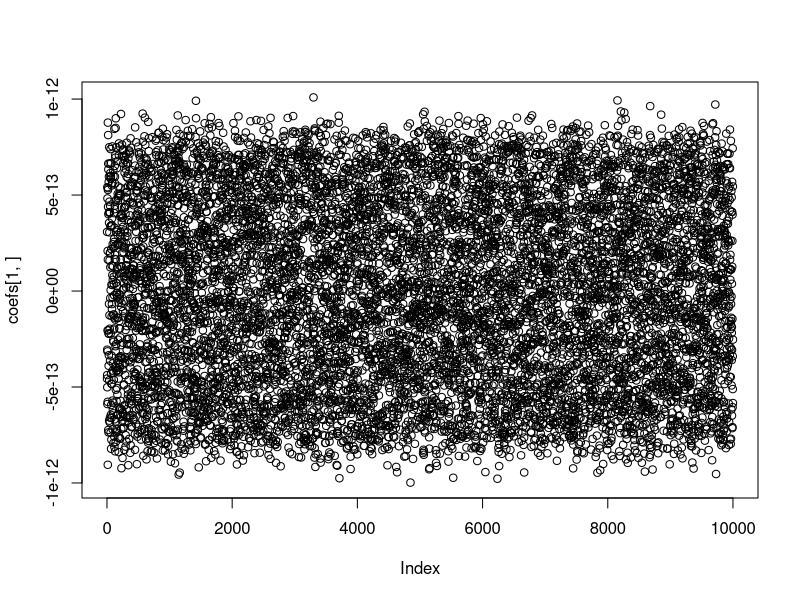
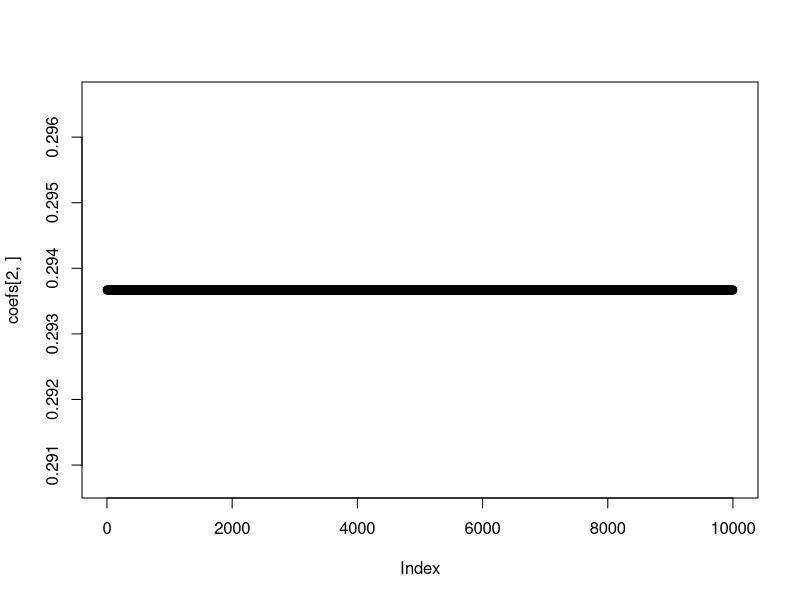
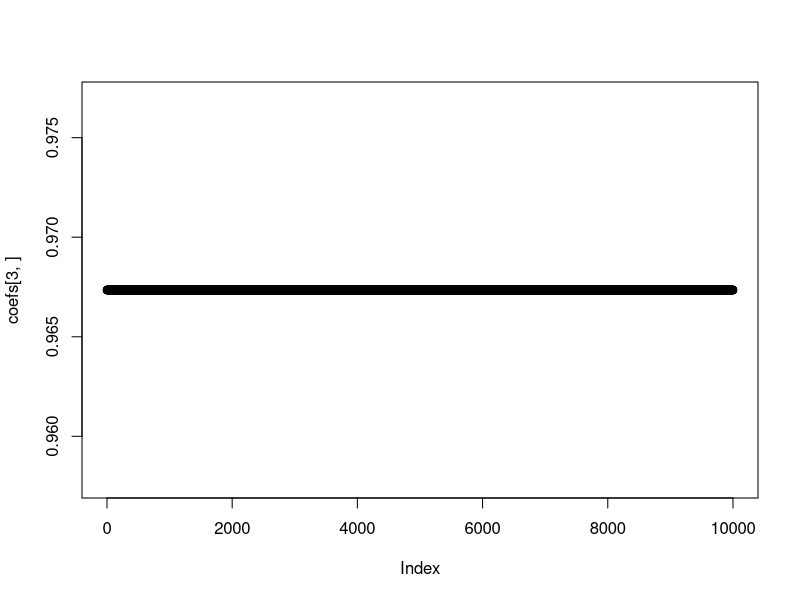

The R source for these figures, in order:
x <- rnorm(1000, 2, 300)
scaled_x <-scale(x)
normed_x <- scaled_x / sqrt(length(x-1))

sum(scaled_x^2) == (length(x) - 1)

all.equal(sum(normed_x^2), 1)


# With help from Claude

## Demonstration: Standardized Parameter Estimates from Different Data Scalings
## This shows how standardized coefficients can be obtained regardless of 
## whether data is raw, standardized (mean=0, sd=1), or normalized (length=1)

set.seed(123)
n <- 100

library(broom)
# Generate raw data
X1 <- rnorm(n, mean = 50, sd = 10)
X2 <- rnorm(n, mean = 100, sd = 20)
y <- 2*X1 + 3*X2 + rnorm(n, mean = 0, sd = 5)

# Create a data frame
data_raw <- data.frame(y = y, X1 = X1, X2 = X2)

# ============================================
# Method 1: Raw data with manual standardization
# ============================================
model_raw <- lm(y ~ X1 + X2, data = data_raw)
coef(model_raw)

# Manually compute standardized coefficients
sd_y <- sd(y)
sd_X1 <- sd(X1)
sd_X2 <- sd(X2)

beta_std_X1 <- coef(model_raw)["X1"] * (sd_X1 / sd_y)
beta_std_X2 <- coef(model_raw)["X2"] * (sd_X2 / sd_y)

cat("\nStandardized coefficients (manual calculation):\n")
cat(sprintf("X1: %.6f\n", beta_std_X1))
cat(sprintf("X2: %.6f\n", beta_std_X2))

# ============================================
# Method 2: Standardized data (mean=0, sd=1)
# ============================================
cat("\n\nMETHOD 2: Standardized Data (mean=0, sd=1)\n")
cat("-------------------------------------------\n")

# Standardize: subtract mean, divide by sd
y_std <- scale(y)
X1_std <- scale(X1)
X2_std <- scale(X2)

data_standardized <- data.frame(y = y_std, X1 = X1_std, X2 = X2_std)

cat("Check standardization:\n")
cat(sprintf("Mean of X1_std: %.10f, SD: %.6f\n", mean(X1_std), sd(X1_std)))
cat(sprintf("Mean of X2_std: %.10f, SD: %.6f\n", mean(X2_std), sd(X2_std)))

model_std <- lm(y ~ X1 + X2, data = data_standardized)
cat("\nCoefficients from standardized data:\n")
# print(coef(model_std))
tidy(model_std)

# ============================================
# Method 3: Normalized data (length=1)
# ============================================
cat("\n\nMETHOD 3: Normalized Data (length=1)\n")
cat("-------------------------------------\n")

# Normalize: divide by L2 norm (length)
# y_norm <- y / sqrt(sum(y^2))
# X1_norm <- X1 / sqrt(sum(X1^2))
# X2_norm <- X2 / sqrt(sum(X2^2))

y_norm <- scale(y) / sqrt(length(y) - 1)
X1_norm <- scale(X1) / sqrt(length(X1) - 1)
X2_norm <- scale(X2) / sqrt(length(X2) - 1)

data_normalized <- data.frame(y = y_norm, X1 = X1_norm, X2 = X2_norm)

cat("Check normalization:\n")
cat(sprintf("Length of X1_norm: %.10f\n", sum(X1_norm^2)))
cat(sprintf("Length of X2_norm: %.10f\n", sum(X2_norm^2)))

model_norm <- lm(y ~ X1 + X2, data = data_normalized)
cat("\nCoefficients from normalized data:\n")
# print(coef(model_norm))
tidy(model_norm)



tidy(model_raw)
tidy(model_std)
tidy(model_norm)



coefs <- replicate(
  10000,
  lm(y ~ X1 + X2, data = data_standardized * runif(1, min = -1000, max = 1000)) |>
    coef()
)

plot(coefs[1,])
plot(coefs[2,])
plot(coefs[3,])

coefs_list <- list()
for (i in seq(10000)) {
  mult_factor <- runif(1, min = -1000, max = 1000)
  if (identical(data_standardized * mult_factor, data_standardized)) {
    stop("Multiplying the data by a factor does not work the way I think it does")
  }
  coef_vec <- lm(y ~ X1 + X2, data = data_standardized * mult_factor) |>
    coef()

  coefs_list[[i]] <- c(coef_vec, "mult_factor" = mult_factor)
}

# As the reader may note, regardless of what factor we multiply the data by, the regression coefficients stay the same.
Reduce(rbind, coefs_list)
